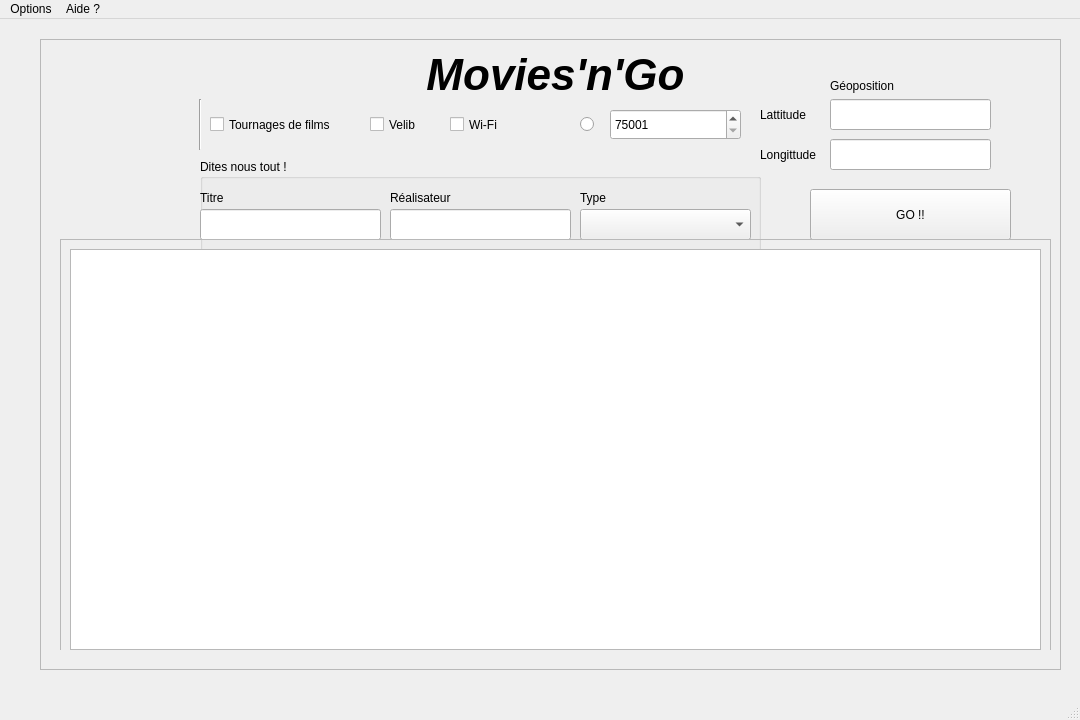
<?xml version="1.0" encoding="UTF-8"?>
<ui version="4.0">
    <class>MainWindow</class>
    <widget class="QMainWindow" name="MainWindow">
        <property name="geometry">
            <rect>
                <x>0</x>
                <y>0</y>
                <width>1080</width>
                <height>720</height>
            </rect>
        </property>
        <property name="minimumSize">
            <size>
                <width>1080</width>
                <height>720</height>
            </size>
        </property>
        <property name="windowTitle">
            <string>Movies'n'Go</string>
        </property>
        <widget class="QWidget" name="centralwidget">
            <property name="styleSheet">
                <string notr="true"/>
            </property>
            <widget class="QFrame" name="frame">
                <property name="geometry">
                    <rect>
                        <x>40</x>
                        <y>20</y>
                        <width>1021</width>
                        <height>631</height>
                    </rect>
                </property>
                <property name="frameShape">
                    <enum>QFrame::StyledPanel</enum>
                </property>
                <property name="frameShadow">
                    <enum>QFrame::Raised</enum>
                </property>
                <widget class="QStackedWidget" name="app_page">
                    <property name="enabled">
                        <bool>true</bool>
                    </property>
                    <property name="geometry">
                        <rect>
                            <x>10</x>
                            <y>10</y>
                            <width>1001</width>
                            <height>601</height>
                        </rect>
                    </property>
                    <property name="currentIndex">
                        <number>1</number>
                    </property>
                    <widget class="QWidget" name="introduction">
                        <widget class="QLabel" name="i_title">
                            <property name="geometry">
                                <rect>
                                    <x>110</x>
                                    <y>230</y>
                                    <width>311</width>
                                    <height>91</height>
                                </rect>
                            </property>
                            <property name="font">
                                <font>
                                    <pointsize>33</pointsize>
                                    <weight>75</weight>
                                    <italic>true</italic>
                                    <bold>true</bold>
                                </font>
                            </property>
                            <property name="text">
                                <string>Movies'n'Go</string>
                            </property>
                            <property name="alignment">
                                <set>Qt::AlignCenter</set>
                            </property>
                        </widget>
                        <widget class="QLabel" name="i_slogan">
                            <property name="geometry">
                                <rect>
                                    <x>450</x>
                                    <y>220</y>
                                    <width>461</width>
                                    <height>121</height>
                                </rect>
                            </property>
                            <property name="font">
                                <font>
                                    <family>Junicode</family>
                                    <pointsize>19</pointsize>
                                    <weight>50</weight>
                                    <italic>true</italic>
                                    <bold>false</bold>
                                    <underline>false</underline>
                                </font>
                            </property>
                            <property name="mouseTracking">
                                <bool>false</bool>
                            </property>
                            <property name="autoFillBackground">
                                <bool>true</bool>
                            </property>
                            <property name="text">
                                <string>Trouvez le lieu de tournage qui vous ressemble !</string>
                            </property>
                            <property name="textFormat">
                                <enum>Qt::AutoText</enum>
                            </property>
                            <property name="scaledContents">
                                <bool>false</bool>
                            </property>
                        </widget>
                        <widget class="Line" name="i_separator">
                            <property name="geometry">
                                <rect>
                                    <x>430</x>
                                    <y>210</y>
                                    <width>16</width>
                                    <height>141</height>
                                </rect>
                            </property>
                            <property name="orientation">
                                <enum>Qt::Vertical</enum>
                            </property>
                        </widget>
                        <widget class="QPushButton" name="i_search">
                            <property name="geometry">
                                <rect>
                                    <x>410</x>
                                    <y>380</y>
                                    <width>141</width>
                                    <height>31</height>
                                </rect>
                            </property>
                            <property name="text">
                                <string>Chercher</string>
                            </property>
                        </widget>
                    </widget>
                    <widget class="QWidget" name="research">
                        <widget class="QLabel" name="s_title">
                            <property name="geometry">
                                <rect>
                                    <x>350</x>
                                    <y>-20</y>
                                    <width>311</width>
                                    <height>91</height>
                                </rect>
                            </property>
                            <property name="font">
                                <font>
                                    <pointsize>33</pointsize>
                                    <weight>75</weight>
                                    <italic>true</italic>
                                    <bold>true</bold>
                                </font>
                            </property>
                            <property name="text">
                                <string>Movies'n'Go</string>
                            </property>
                            <property name="alignment">
                                <set>Qt::AlignCenter</set>
                            </property>
                        </widget>
                        <widget class="QSpinBox" name="s_arrdt">
                            <property name="geometry">
                                <rect>
                                    <x>560</x>
                                    <y>60</y>
                                    <width>131</width>
                                    <height>31</height>
                                </rect>
                            </property>
                            <property name="minimum">
                                <number>75001</number>
                            </property>
                            <property name="maximum">
                                <number>75099</number>
                            </property>
                        </widget>
                        <widget class="QCheckBox" name="box_velib">
                            <property name="geometry">
                                <rect>
                                    <x>320</x>
                                    <y>60</y>
                                    <width>71</width>
                                    <height>31</height>
                                </rect>
                            </property>
                            <property name="toolTip">
                                <string>Affiche les stations de Vélib</string>
                            </property>
                            <property name="text">
                                <string>Velib</string>
                            </property>
                        </widget>
                        <widget class="QPushButton" name="s_go">
                            <property name="geometry">
                                <rect>
                                    <x>760</x>
                                    <y>140</y>
                                    <width>201</width>
                                    <height>51</height>
                                </rect>
                            </property>
                            <property name="text">
                                <string>GO !!</string>
                            </property>
                        </widget>
                        <widget class="Line" name="line_2">
                            <property name="geometry">
                                <rect>
                                    <x>140</x>
                                    <y>50</y>
                                    <width>21</width>
                                    <height>51</height>
                                </rect>
                            </property>
                            <property name="orientation">
                                <enum>Qt::Vertical</enum>
                            </property>
                        </widget>
                        <widget class="QCheckBox" name="box_films">
                            <property name="geometry">
                                <rect>
                                    <x>160</x>
                                    <y>60</y>
                                    <width>151</width>
                                    <height>31</height>
                                </rect>
                            </property>
                            <property name="toolTip">
                                <string>Affiche les lieux de tournage</string>
                            </property>
                            <property name="text">
                                <string>Tournages de films</string>
                            </property>
                            <property name="checked">
                                <bool>false</bool>
                            </property>
                        </widget>
                        <widget class="QCheckBox" name="box_wifi">
                            <property name="geometry">
                                <rect>
                                    <x>400</x>
                                    <y>60</y>
                                    <width>61</width>
                                    <height>31</height>
                                </rect>
                            </property>
                            <property name="toolTip">
                                <string>Affiche les HOTSPOT Wi-fi</string>
                            </property>
                            <property name="text">
                                <string>Wi-Fi</string>
                            </property>
                        </widget>
                        <widget class="QGroupBox" name="film_all">
                            <property name="geometry">
                                <rect>
                                    <x>150</x>
                                    <y>110</y>
                                    <width>561</width>
                                    <height>111</height>
                                </rect>
                            </property>
                            <property name="title">
                                <string>Dites nous tout !</string>
                            </property>
                            <widget class="QLabel" name="type">
                                <property name="geometry">
                                    <rect>
                                        <x>380</x>
                                        <y>30</y>
                                        <width>56</width>
                                        <height>17</height>
                                    </rect>
                                </property>
                                <property name="text">
                                    <string>Type</string>
                                </property>
                            </widget>
                            <widget class="QLabel" name="titre">
                                <property name="geometry">
                                    <rect>
                                        <x>0</x>
                                        <y>30</y>
                                        <width>56</width>
                                        <height>17</height>
                                    </rect>
                                </property>
                                <property name="text">
                                    <string>Titre</string>
                                </property>
                            </widget>
                            <widget class="QLineEdit" name="titre_input">
                                <property name="geometry">
                                    <rect>
                                        <x>0</x>
                                        <y>50</y>
                                        <width>181</width>
                                        <height>31</height>
                                    </rect>
                                </property>
                            </widget>
                            <widget class="QLabel" name="realisateur">
                                <property name="geometry">
                                    <rect>
                                        <x>190</x>
                                        <y>30</y>
                                        <width>91</width>
                                        <height>17</height>
                                    </rect>
                                </property>
                                <property name="text">
                                    <string>Réalisateur</string>
                                </property>
                            </widget>
                            <widget class="QLineEdit" name="realisateur_input">
                                <property name="geometry">
                                    <rect>
                                        <x>190</x>
                                        <y>50</y>
                                        <width>181</width>
                                        <height>31</height>
                                    </rect>
                                </property>
                            </widget>
                            <widget class="QComboBox" name="type_choice">
                                <property name="geometry">
                                    <rect>
                                        <x>380</x>
                                        <y>50</y>
                                        <width>171</width>
                                        <height>31</height>
                                    </rect>
                                </property>
                            </widget>
                        </widget>
                        <widget class="QFrame" name="results">
                            <property name="geometry">
                                <rect>
                                    <x>10</x>
                                    <y>190</y>
                                    <width>991</width>
                                    <height>421</height>
                                </rect>
                            </property>
                            <property name="frameShape">
                                <enum>QFrame::StyledPanel</enum>
                            </property>
                            <property name="frameShadow">
                                <enum>QFrame::Raised</enum>
                            </property>
                            <widget class="QTableWidget" name="tableWidget">
                                <property name="geometry">
                                    <rect>
                                        <x>10</x>
                                        <y>10</y>
                                        <width>971</width>
                                        <height>401</height>
                                    </rect>
                                </property>
                                <property name="rowCount">
                                    <number>0</number>
                                </property>
                                <property name="columnCount">
                                    <number>0</number>
                                </property>
                            </widget>
                        </widget>
                        <widget class="QRadioButton" name="check_arrdt">
                            <property name="geometry">
                                <rect>
                                    <x>530</x>
                                    <y>60</y>
                                    <width>102</width>
                                    <height>31</height>
                                </rect>
                            </property>
                            <property name="toolTip">
                                <string>Avec arrondissement</string>
                            </property>
                            <property name="text">
                                <string/>
                            </property>
                            <property name="checked">
                                <bool>false</bool>
                            </property>
                        </widget>
                        <widget class="QLineEdit" name="lattitude_input">
                            <property name="geometry">
                                <rect>
                                    <x>780</x>
                                    <y>50</y>
                                    <width>161</width>
                                    <height>31</height>
                                </rect>
                            </property>
                        </widget>
                        <widget class="QLineEdit" name="longitude_input">
                            <property name="geometry">
                                <rect>
                                    <x>780</x>
                                    <y>90</y>
                                    <width>161</width>
                                    <height>31</height>
                                </rect>
                            </property>
                        </widget>
                        <widget class="QLabel" name="label">
                            <property name="geometry">
                                <rect>
                                    <x>780</x>
                                    <y>27</y>
                                    <width>81</width>
                                    <height>20</height>
                                </rect>
                            </property>
                            <property name="text">
                                <string>Géoposition</string>
                            </property>
                        </widget>
                        <widget class="QLabel" name="label_2">
                            <property name="geometry">
                                <rect>
                                    <x>710</x>
                                    <y>50</y>
                                    <width>61</width>
                                    <height>31</height>
                                </rect>
                            </property>
                            <property name="text">
                                <string>Lattitude</string>
                            </property>
                        </widget>
                        <widget class="QLabel" name="label_3">
                            <property name="geometry">
                                <rect>
                                    <x>710</x>
                                    <y>90</y>
                                    <width>61</width>
                                    <height>31</height>
                                </rect>
                            </property>
                            <property name="text">
                                <string>Longittude</string>
                            </property>
                        </widget>
                        <zorder>check_arrdt</zorder>
                        <zorder>s_title</zorder>
                        <zorder>s_arrdt</zorder>
                        <zorder>box_velib</zorder>
                        <zorder>s_go</zorder>
                        <zorder>line_2</zorder>
                        <zorder>box_films</zorder>
                        <zorder>box_wifi</zorder>
                        <zorder>film_all</zorder>
                        <zorder>results</zorder>
                        <zorder>lattitude_input</zorder>
                        <zorder>longitude_input</zorder>
                        <zorder>label</zorder>
                        <zorder>label_2</zorder>
                        <zorder>label_3</zorder>
                    </widget>
                    <widget class="QWidget" name="update_sources">
                        <widget class="QProgressBar" name="progressBar">
                            <property name="geometry">
                                <rect>
                                    <x>140</x>
                                    <y>250</y>
                                    <width>771</width>
                                    <height>71</height>
                                </rect>
                            </property>
                            <property name="value">
                                <number>0</number>
                            </property>
                            <property name="orientation">
                                <enum>Qt::Horizontal</enum>
                            </property>
                            <property name="textDirection">
                                <enum>QProgressBar::TopToBottom</enum>
                            </property>
                        </widget>
                        <widget class="QPushButton" name="pushButton">
                            <property name="geometry">
                                <rect>
                                    <x>440</x>
                                    <y>370</y>
                                    <width>141</width>
                                    <height>31</height>
                                </rect>
                            </property>
                            <property name="text">
                                <string>Mettre à jour</string>
                            </property>
                        </widget>
                    </widget>
                </widget>
            </widget>
        </widget>
        <widget class="QMenuBar" name="menubar">
            <property name="geometry">
                <rect>
                    <x>0</x>
                    <y>0</y>
                    <width>1080</width>
                    <height>27</height>
                </rect>
            </property>
            <widget class="QMenu" name="menuQuitter">
                <property name="title">
                    <string>Options</string>
                </property>
                <addaction name="actionAccueil"/>
                <addaction name="actionEffectuer_une_recherche"/>
                <addaction name="separator"/>
                <addaction name="actionQuitter"/>
            </widget>
            <widget class="QMenu" name="menuAide">
                <property name="title">
                    <string>Aide ?</string>
                </property>
                <addaction name="action_propos"/>
                <addaction name="actionLicence"/>
                <addaction name="separator"/>
                <addaction name="actionMettre_jour_la_base_de_donn_e"/>
            </widget>
            <addaction name="menuQuitter"/>
            <addaction name="menuAide"/>
        </widget>
        <widget class="QStatusBar" name="statusbar"/>
        <action name="actionQuitter">
            <property name="text">
                <string>Quitter</string>
            </property>
        </action>
        <action name="action_propos">
            <property name="text">
                <string>À propos</string>
            </property>
        </action>
        <action name="actionEffectuer_une_recherche">
            <property name="text">
                <string>Effectuer une recherche</string>
            </property>
        </action>
        <action name="actionLicence">
            <property name="text">
                <string>Licence</string>
            </property>
        </action>
        <action name="actionAccueil">
            <property name="text">
                <string>Accueil</string>
            </property>
        </action>
        <action name="actionMettre_jour_la_base_de_donn_e">
            <property name="text">
                <string>Mettre à jour la base de donnée</string>
            </property>
        </action>
    </widget>
    <resources/>
    <connections>
        <connection>
            <sender>actionQuitter</sender>
            <signal>activated()</signal>
            <receiver>MainWindow</receiver>
            <slot>close()</slot>
            <hints>
                <hint type="sourcelabel">
                    <x>-1</x>
                    <y>-1</y>
                </hint>
                <hint type="destinationlabel">
                    <x>399</x>
                    <y>299</y>
                </hint>
            </hints>
        </connection>
        <connection>
            <sender>box_films</sender>
            <signal>clicked(bool)</signal>
            <receiver>film_all</receiver>
            <slot>setVisible(bool)</slot>
            <hints>
                <hint type="sourcelabel">
                    <x>285</x>
                    <y>132</y>
                </hint>
                <hint type="destinationlabel">
                    <x>480</x>
                    <y>197</y>
                </hint>
            </hints>
        </connection>
        <connection>
            <sender>s_go</sender>
            <signal>clicked()</signal>
            <receiver>results</receiver>
            <slot>show()</slot>
            <hints>
                <hint type="sourcelabel">
                    <x>850</x>
                    <y>143</y>
                </hint>
                <hint type="destinationlabel">
                    <x>851</x>
                    <y>249</y>
                </hint>
            </hints>
        </connection>
    </connections>
</ui>
